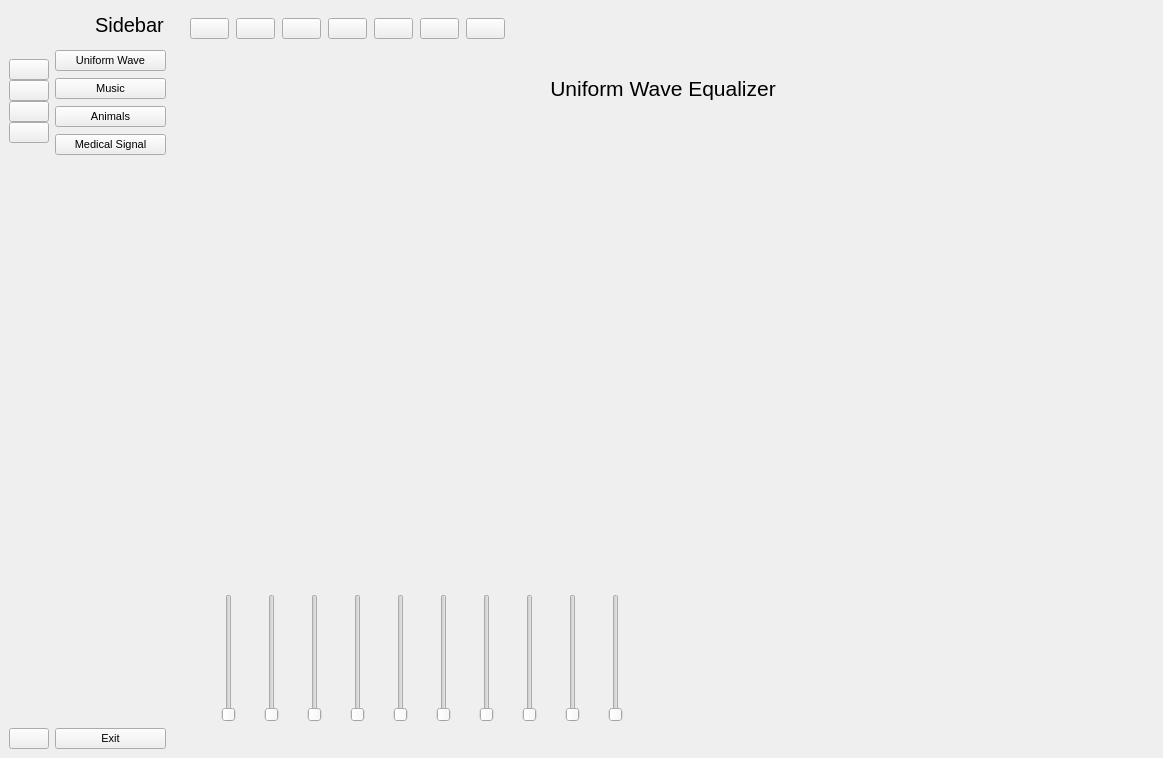
<?xml version="1.0" encoding="UTF-8"?>
<ui version="4.0">
 <class>MainWindow</class>
 <widget class="QMainWindow" name="MainWindow">
  <property name="geometry">
   <rect>
    <x>0</x>
    <y>0</y>
    <width>1163</width>
    <height>758</height>
   </rect>
  </property>
  <property name="font">
   <font>
    <pointsize>8</pointsize>
   </font>
  </property>
  <property name="windowTitle">
   <string>MainWindow</string>
  </property>
  <widget class="QWidget" name="centralwidget">
   <layout class="QGridLayout" name="gridLayout_2">
    <item row="0" column="1">
     <widget class="QWidget" name="full_menu" native="true">
      <property name="maximumSize">
       <size>
        <width>16777215</width>
        <height>16777215</height>
       </size>
      </property>
      <layout class="QVBoxLayout" name="verticalLayout_4">
       <property name="spacing">
        <number>10</number>
       </property>
       <property name="leftMargin">
        <number>0</number>
       </property>
       <property name="topMargin">
        <number>0</number>
       </property>
       <property name="rightMargin">
        <number>0</number>
       </property>
       <property name="bottomMargin">
        <number>0</number>
       </property>
       <item>
        <layout class="QHBoxLayout" name="horizontalLayout">
         <item>
          <widget class="QLabel" name="label_2">
           <property name="minimumSize">
            <size>
             <width>30</width>
             <height>30</height>
            </size>
           </property>
           <property name="maximumSize">
            <size>
             <width>30</width>
             <height>30</height>
            </size>
           </property>
           <property name="text">
            <string/>
           </property>
           <property name="pixmap">
            <pixmap>Icons/launchpad.png</pixmap>
           </property>
           <property name="scaledContents">
            <bool>true</bool>
           </property>
          </widget>
         </item>
         <item>
          <widget class="QLabel" name="label_3">
           <property name="minimumSize">
            <size>
             <width>71</width>
             <height>31</height>
            </size>
           </property>
           <property name="maximumSize">
            <size>
             <width>71</width>
             <height>31</height>
            </size>
           </property>
           <property name="font">
            <font>
             <family>Segoe UI</family>
             <pointsize>15</pointsize>
            </font>
           </property>
           <property name="text">
            <string>Sidebar</string>
           </property>
          </widget>
         </item>
        </layout>
       </item>
       <item>
        <layout class="QVBoxLayout" name="verticalLayout_2">
         <property name="spacing">
          <number>7</number>
         </property>
         <item>
          <widget class="QPushButton" name="uniformWave">
           <property name="text">
            <string>Uniform Wave</string>
           </property>
           <property name="icon">
            <iconset>
             <normaloff>Icons/wave.png</normaloff>
             <normalon>Icons/wave.png</normalon>Icons/wave.png</iconset>
           </property>
           <property name="iconSize">
            <size>
             <width>14</width>
             <height>14</height>
            </size>
           </property>
           <property name="checkable">
            <bool>true</bool>
           </property>
           <property name="autoExclusive">
            <bool>true</bool>
           </property>
          </widget>
         </item>
         <item>
          <widget class="QPushButton" name="music">
           <property name="text">
            <string>Music</string>
           </property>
           <property name="icon">
            <iconset>
             <normaloff>Icons/musical-note.png</normaloff>
             <normalon>Icons/musical-note.png</normalon>Icons/musical-note.png</iconset>
           </property>
           <property name="iconSize">
            <size>
             <width>14</width>
             <height>14</height>
            </size>
           </property>
           <property name="checkable">
            <bool>true</bool>
           </property>
           <property name="autoExclusive">
            <bool>true</bool>
           </property>
          </widget>
         </item>
         <item>
          <widget class="QPushButton" name="animals">
           <property name="text">
            <string>Animals</string>
           </property>
           <property name="icon">
            <iconset>
             <normaloff>Icons/lion.png</normaloff>
             <normalon>Icons/lion.png</normalon>Icons/lion.png</iconset>
           </property>
           <property name="iconSize">
            <size>
             <width>14</width>
             <height>14</height>
            </size>
           </property>
           <property name="checkable">
            <bool>true</bool>
           </property>
           <property name="autoExclusive">
            <bool>true</bool>
           </property>
          </widget>
         </item>
         <item>
          <widget class="QPushButton" name="medicalSignal">
           <property name="text">
            <string>Medical Signal</string>
           </property>
           <property name="icon">
            <iconset>
             <normaloff>Icons/cardiogram.png</normaloff>
             <normalon>Icons/cardiogram.png</normalon>Icons/cardiogram.png</iconset>
           </property>
           <property name="iconSize">
            <size>
             <width>14</width>
             <height>14</height>
            </size>
           </property>
           <property name="checkable">
            <bool>true</bool>
           </property>
          </widget>
         </item>
        </layout>
       </item>
       <item>
        <spacer name="verticalSpacer_2">
         <property name="orientation">
          <enum>Qt::Vertical</enum>
         </property>
         <property name="sizeType">
          <enum>QSizePolicy::Expanding</enum>
         </property>
         <property name="sizeHint" stdset="0">
          <size>
           <width>20</width>
           <height>536</height>
          </size>
         </property>
        </spacer>
       </item>
       <item>
        <widget class="QPushButton" name="exit">
         <property name="text">
          <string>Exit</string>
         </property>
         <property name="icon">
          <iconset>
           <normaloff>Icons/logout.png</normaloff>
           <normalon>Icons/logout.png</normalon>Icons/logout.png</iconset>
         </property>
         <property name="iconSize">
          <size>
           <width>14</width>
           <height>14</height>
          </size>
         </property>
        </widget>
       </item>
      </layout>
     </widget>
    </item>
    <item row="0" column="2">
     <widget class="QWidget" name="widget_3" native="true">
      <layout class="QGridLayout" name="gridLayout">
       <item row="0" column="0" alignment="Qt::AlignLeft|Qt::AlignTop">
        <widget class="QWidget" name="widget" native="true">
         <layout class="QHBoxLayout" name="horizontalLayout_4">
          <property name="topMargin">
           <number>0</number>
          </property>
          <item>
           <layout class="QHBoxLayout" name="horizontalLayout_3">
            <property name="spacing">
             <number>0</number>
            </property>
            <item>
             <widget class="QPushButton" name="sidebar">
              <property name="text">
               <string/>
              </property>
              <property name="icon">
               <iconset>
                <normaloff>Icons/menu.png</normaloff>
                <normalon>Icons/menu.png</normalon>Icons/menu.png</iconset>
              </property>
              <property name="iconSize">
               <size>
                <width>20</width>
                <height>20</height>
               </size>
              </property>
              <property name="checkable">
               <bool>true</bool>
              </property>
              <property name="autoExclusive">
               <bool>false</bool>
              </property>
             </widget>
            </item>
            <item>
             <spacer name="horizontalSpacer_3">
              <property name="orientation">
               <enum>Qt::Horizontal</enum>
              </property>
              <property name="sizeHint" stdset="0">
               <size>
                <width>7</width>
                <height>20</height>
               </size>
              </property>
             </spacer>
            </item>
            <item>
             <widget class="QPushButton" name="zoomIn">
              <property name="text">
               <string/>
              </property>
              <property name="icon">
               <iconset>
                <normaloff>Icons/magnifying-glass.png</normaloff>
                <normalon>Icons/magnifying-glass.png</normalon>Icons/magnifying-glass.png</iconset>
              </property>
              <property name="iconSize">
               <size>
                <width>20</width>
                <height>20</height>
               </size>
              </property>
             </widget>
            </item>
            <item>
             <spacer name="horizontalSpacer_4">
              <property name="orientation">
               <enum>Qt::Horizontal</enum>
              </property>
              <property name="sizeHint" stdset="0">
               <size>
                <width>7</width>
                <height>20</height>
               </size>
              </property>
             </spacer>
            </item>
            <item>
             <widget class="QPushButton" name="zoomOut">
              <property name="text">
               <string/>
              </property>
              <property name="icon">
               <iconset>
                <normaloff>Icons/magnifying-glass in.png</normaloff>
                <normalon>Icons/magnifying-glass in.png</normalon>Icons/magnifying-glass in.png</iconset>
              </property>
              <property name="iconSize">
               <size>
                <width>20</width>
                <height>20</height>
               </size>
              </property>
             </widget>
            </item>
            <item>
             <spacer name="horizontalSpacer_5">
              <property name="orientation">
               <enum>Qt::Horizontal</enum>
              </property>
              <property name="sizeHint" stdset="0">
               <size>
                <width>7</width>
                <height>20</height>
               </size>
              </property>
             </spacer>
            </item>
            <item>
             <widget class="QPushButton" name="playPauseSound">
              <property name="text">
               <string/>
              </property>
              <property name="icon">
               <iconset>
                <normaloff>Icons/button.png</normaloff>
                <normalon>Icons/button.png</normalon>Icons/button.png</iconset>
              </property>
              <property name="iconSize">
               <size>
                <width>20</width>
                <height>20</height>
               </size>
              </property>
             </widget>
            </item>
            <item>
             <spacer name="horizontalSpacer_6">
              <property name="orientation">
               <enum>Qt::Horizontal</enum>
              </property>
              <property name="sizeHint" stdset="0">
               <size>
                <width>7</width>
                <height>20</height>
               </size>
              </property>
             </spacer>
            </item>
            <item>
             <widget class="QPushButton" name="reset">
              <property name="text">
               <string/>
              </property>
              <property name="icon">
               <iconset>
                <normaloff>Icons/undo-arrow.png</normaloff>
                <normalon>Icons/undo-arrow.png</normalon>Icons/undo-arrow.png</iconset>
              </property>
              <property name="iconSize">
               <size>
                <width>20</width>
                <height>20</height>
               </size>
              </property>
             </widget>
            </item>
            <item>
             <spacer name="horizontalSpacer_7">
              <property name="orientation">
               <enum>Qt::Horizontal</enum>
              </property>
              <property name="sizeHint" stdset="0">
               <size>
                <width>7</width>
                <height>20</height>
               </size>
              </property>
             </spacer>
            </item>
            <item>
             <widget class="QPushButton" name="cineSpeed">
              <property name="text">
               <string/>
              </property>
              <property name="icon">
               <iconset>
                <normaloff>Icons/speedometer.png</normaloff>
                <normalon>Icons/speedometer.png</normalon>Icons/speedometer.png</iconset>
              </property>
              <property name="iconSize">
               <size>
                <width>20</width>
                <height>20</height>
               </size>
              </property>
             </widget>
            </item>
            <item>
             <spacer name="horizontalSpacer">
              <property name="orientation">
               <enum>Qt::Horizontal</enum>
              </property>
              <property name="sizeHint" stdset="0">
               <size>
                <width>7</width>
                <height>20</height>
               </size>
              </property>
             </spacer>
            </item>
            <item>
             <widget class="QPushButton" name="stop">
              <property name="text">
               <string/>
              </property>
              <property name="icon">
               <iconset>
                <normaloff>Icons/stop-button.png</normaloff>
                <normalon>Icons/stop-button.png</normalon>Icons/stop-button.png</iconset>
              </property>
              <property name="iconSize">
               <size>
                <width>20</width>
                <height>20</height>
               </size>
              </property>
             </widget>
            </item>
           </layout>
          </item>
         </layout>
        </widget>
       </item>
       <item row="1" column="0">
        <widget class="QStackedWidget" name="stackedWidget">
         <property name="font">
          <font>
           <family>Segoe UI</family>
           <pointsize>8</pointsize>
          </font>
         </property>
         <property name="currentIndex">
          <number>0</number>
         </property>
         <widget class="QWidget" name="page">
          <layout class="QGridLayout" name="gridLayout_3">
           <item row="4" column="0">
            <widget class="QWidget" name="widget_8" native="true">
             <property name="minimumSize">
              <size>
               <width>0</width>
               <height>146</height>
              </size>
             </property>
             <property name="maximumSize">
              <size>
               <width>16777215</width>
               <height>146</height>
              </size>
             </property>
             <layout class="QHBoxLayout" name="horizontalLayout_5">
              <item>
               <widget class="QSlider" name="verticalSlider">
                <property name="orientation">
                 <enum>Qt::Vertical</enum>
                </property>
               </widget>
              </item>
              <item>
               <widget class="QSlider" name="verticalSlider_2">
                <property name="orientation">
                 <enum>Qt::Vertical</enum>
                </property>
               </widget>
              </item>
              <item>
               <widget class="QSlider" name="verticalSlider_3">
                <property name="orientation">
                 <enum>Qt::Vertical</enum>
                </property>
               </widget>
              </item>
              <item>
               <widget class="QSlider" name="verticalSlider_4">
                <property name="orientation">
                 <enum>Qt::Vertical</enum>
                </property>
               </widget>
              </item>
              <item>
               <widget class="QSlider" name="verticalSlider_5">
                <property name="orientation">
                 <enum>Qt::Vertical</enum>
                </property>
               </widget>
              </item>
              <item>
               <widget class="QSlider" name="verticalSlider_6">
                <property name="orientation">
                 <enum>Qt::Vertical</enum>
                </property>
               </widget>
              </item>
              <item>
               <widget class="QSlider" name="verticalSlider_7">
                <property name="orientation">
                 <enum>Qt::Vertical</enum>
                </property>
               </widget>
              </item>
              <item>
               <widget class="QSlider" name="verticalSlider_8">
                <property name="orientation">
                 <enum>Qt::Vertical</enum>
                </property>
               </widget>
              </item>
              <item>
               <widget class="QSlider" name="verticalSlider_9">
                <property name="orientation">
                 <enum>Qt::Vertical</enum>
                </property>
               </widget>
              </item>
              <item>
               <widget class="QSlider" name="verticalSlider_10">
                <property name="orientation">
                 <enum>Qt::Vertical</enum>
                </property>
               </widget>
              </item>
             </layout>
            </widget>
           </item>
           <item row="1" column="0">
            <widget class="QWidget" name="widget_2" native="true">
             <property name="maximumSize">
              <size>
               <width>16777215</width>
               <height>16777215</height>
              </size>
             </property>
            </widget>
           </item>
           <item row="0" column="0" colspan="2">
            <widget class="QLabel" name="label_4">
             <property name="maximumSize">
              <size>
               <width>16777215</width>
               <height>50</height>
              </size>
             </property>
             <property name="font">
              <font>
               <family>Segoe UI</family>
               <pointsize>16</pointsize>
              </font>
             </property>
             <property name="text">
              <string>Uniform Wave Equalizer</string>
             </property>
             <property name="alignment">
              <set>Qt::AlignCenter</set>
             </property>
            </widget>
           </item>
           <item row="1" column="1">
            <widget class="QWidget" name="widget_4" native="true">
             <property name="maximumSize">
              <size>
               <width>16777215</width>
               <height>16777215</height>
              </size>
             </property>
            </widget>
           </item>
           <item row="3" column="0">
            <widget class="QWidget" name="widget_6" native="true">
             <property name="maximumSize">
              <size>
               <width>16777215</width>
               <height>16777215</height>
              </size>
             </property>
            </widget>
           </item>
           <item row="4" column="1">
            <widget class="QWidget" name="widget_9" native="true">
             <property name="maximumSize">
              <size>
               <width>16777215</width>
               <height>16777215</height>
              </size>
             </property>
            </widget>
           </item>
           <item row="3" column="1">
            <widget class="QWidget" name="widget_7" native="true">
             <property name="maximumSize">
              <size>
               <width>16777215</width>
               <height>16777215</height>
              </size>
             </property>
            </widget>
           </item>
           <item row="2" column="0" colspan="2">
            <widget class="QWidget" name="widget_5" native="true">
             <property name="maximumSize">
              <size>
               <width>16777215</width>
               <height>16777215</height>
              </size>
             </property>
            </widget>
           </item>
          </layout>
         </widget>
         <widget class="QWidget" name="page_2">
          <layout class="QGridLayout" name="gridLayout_4">
           <item row="1" column="0">
            <widget class="QWidget" name="widget_10" native="true">
             <property name="enabled">
              <bool>true</bool>
             </property>
            </widget>
           </item>
           <item row="1" column="1">
            <widget class="QWidget" name="widget_11" native="true"/>
           </item>
           <item row="2" column="0" colspan="2">
            <widget class="QWidget" name="widget_12" native="true"/>
           </item>
           <item row="3" column="0">
            <widget class="QWidget" name="widget_13" native="true"/>
           </item>
           <item row="3" column="1">
            <widget class="QWidget" name="widget_14" native="true"/>
           </item>
           <item row="4" column="0">
            <widget class="QWidget" name="widget_15" native="true">
             <property name="minimumSize">
              <size>
               <width>0</width>
               <height>146</height>
              </size>
             </property>
             <property name="maximumSize">
              <size>
               <width>16777215</width>
               <height>146</height>
              </size>
             </property>
             <property name="font">
              <font>
               <family>Segoe UI</family>
               <pointsize>9</pointsize>
              </font>
             </property>
             <layout class="QHBoxLayout" name="horizontalLayout_6">
              <item>
               <widget class="QSlider" name="verticalSlider_11">
                <property name="orientation">
                 <enum>Qt::Vertical</enum>
                </property>
               </widget>
              </item>
              <item>
               <widget class="QSlider" name="verticalSlider_12">
                <property name="orientation">
                 <enum>Qt::Vertical</enum>
                </property>
               </widget>
              </item>
              <item>
               <widget class="QSlider" name="verticalSlider_13">
                <property name="orientation">
                 <enum>Qt::Vertical</enum>
                </property>
               </widget>
              </item>
              <item>
               <widget class="QSlider" name="verticalSlider_14">
                <property name="orientation">
                 <enum>Qt::Vertical</enum>
                </property>
               </widget>
              </item>
             </layout>
            </widget>
           </item>
           <item row="4" column="1">
            <widget class="QWidget" name="widget_16" native="true"/>
           </item>
           <item row="0" column="0" colspan="2">
            <widget class="QLabel" name="label_5">
             <property name="maximumSize">
              <size>
               <width>16777215</width>
               <height>50</height>
              </size>
             </property>
             <property name="font">
              <font>
               <family>Segoe UI</family>
               <pointsize>16</pointsize>
              </font>
             </property>
             <property name="text">
              <string>Music Equalizer</string>
             </property>
             <property name="alignment">
              <set>Qt::AlignCenter</set>
             </property>
            </widget>
           </item>
          </layout>
         </widget>
         <widget class="QWidget" name="page_3">
          <layout class="QGridLayout" name="gridLayout_5">
           <item row="1" column="1">
            <widget class="QWidget" name="widget_27" native="true">
             <property name="maximumSize">
              <size>
               <width>16777215</width>
               <height>16777215</height>
              </size>
             </property>
            </widget>
           </item>
           <item row="4" column="1">
            <widget class="QWidget" name="widget_23" native="true"/>
           </item>
           <item row="1" column="0">
            <widget class="QWidget" name="widget_25" native="true"/>
           </item>
           <item row="3" column="0">
            <widget class="QWidget" name="widget_24" native="true"/>
           </item>
           <item row="4" column="0">
            <widget class="QWidget" name="widget_22" native="true">
             <property name="minimumSize">
              <size>
               <width>0</width>
               <height>146</height>
              </size>
             </property>
             <property name="maximumSize">
              <size>
               <width>16777215</width>
               <height>146</height>
              </size>
             </property>
             <property name="font">
              <font>
               <family>Segoe UI</family>
               <pointsize>8</pointsize>
              </font>
             </property>
             <layout class="QHBoxLayout" name="horizontalLayout_7">
              <item>
               <widget class="QSlider" name="verticalSlider_15">
                <property name="orientation">
                 <enum>Qt::Vertical</enum>
                </property>
               </widget>
              </item>
              <item>
               <widget class="QSlider" name="verticalSlider_16">
                <property name="orientation">
                 <enum>Qt::Vertical</enum>
                </property>
               </widget>
              </item>
              <item>
               <widget class="QSlider" name="verticalSlider_17">
                <property name="orientation">
                 <enum>Qt::Vertical</enum>
                </property>
               </widget>
              </item>
              <item>
               <widget class="QSlider" name="verticalSlider_18">
                <property name="orientation">
                 <enum>Qt::Vertical</enum>
                </property>
               </widget>
              </item>
             </layout>
            </widget>
           </item>
           <item row="0" column="0" colspan="2">
            <widget class="QLabel" name="label_6">
             <property name="maximumSize">
              <size>
               <width>16777215</width>
               <height>50</height>
              </size>
             </property>
             <property name="font">
              <font>
               <family>Segoe UI</family>
               <pointsize>16</pointsize>
              </font>
             </property>
             <property name="text">
              <string>Animals Equalizer</string>
             </property>
             <property name="alignment">
              <set>Qt::AlignCenter</set>
             </property>
            </widget>
           </item>
           <item row="2" column="0" colspan="2">
            <widget class="QWidget" name="widget_19" native="true"/>
           </item>
           <item row="3" column="1">
            <widget class="QWidget" name="widget_26" native="true"/>
           </item>
          </layout>
         </widget>
         <widget class="QWidget" name="page_4">
          <layout class="QGridLayout" name="gridLayout_6">
           <item row="1" column="0">
            <widget class="QWidget" name="widget_17" native="true"/>
           </item>
           <item row="1" column="1">
            <widget class="QWidget" name="widget_18" native="true">
             <property name="minimumSize">
              <size>
               <width>0</width>
               <height>0</height>
              </size>
             </property>
             <property name="maximumSize">
              <size>
               <width>16777215</width>
               <height>16777215</height>
              </size>
             </property>
            </widget>
           </item>
           <item row="2" column="0" colspan="2">
            <widget class="QWidget" name="widget_20" native="true"/>
           </item>
           <item row="3" column="0">
            <widget class="QWidget" name="widget_21" native="true"/>
           </item>
           <item row="3" column="1">
            <widget class="QWidget" name="widget_28" native="true"/>
           </item>
           <item row="4" column="0">
            <widget class="QWidget" name="widget_29" native="true">
             <property name="minimumSize">
              <size>
               <width>0</width>
               <height>146</height>
              </size>
             </property>
             <property name="maximumSize">
              <size>
               <width>16777215</width>
               <height>146</height>
              </size>
             </property>
             <layout class="QHBoxLayout" name="horizontalLayout_8">
              <item>
               <widget class="QSlider" name="verticalSlider_19">
                <property name="orientation">
                 <enum>Qt::Vertical</enum>
                </property>
               </widget>
              </item>
              <item>
               <widget class="QSlider" name="verticalSlider_20">
                <property name="orientation">
                 <enum>Qt::Vertical</enum>
                </property>
               </widget>
              </item>
              <item>
               <widget class="QSlider" name="verticalSlider_21">
                <property name="orientation">
                 <enum>Qt::Vertical</enum>
                </property>
               </widget>
              </item>
              <item>
               <widget class="QSlider" name="verticalSlider_22">
                <property name="orientation">
                 <enum>Qt::Vertical</enum>
                </property>
               </widget>
              </item>
             </layout>
            </widget>
           </item>
           <item row="4" column="1">
            <widget class="QWidget" name="widget_30" native="true"/>
           </item>
           <item row="0" column="0" colspan="2">
            <widget class="QLabel" name="label_7">
             <property name="maximumSize">
              <size>
               <width>16777215</width>
               <height>50</height>
              </size>
             </property>
             <property name="font">
              <font>
               <family>Segoe UI</family>
               <pointsize>16</pointsize>
              </font>
             </property>
             <property name="text">
              <string>Medical Signal Equalizer</string>
             </property>
             <property name="alignment">
              <set>Qt::AlignCenter</set>
             </property>
            </widget>
           </item>
          </layout>
         </widget>
        </widget>
       </item>
      </layout>
     </widget>
    </item>
    <item row="0" column="0">
     <widget class="QWidget" name="icon_only" native="true">
      <layout class="QVBoxLayout" name="verticalLayout_3">
       <property name="spacing">
        <number>10</number>
       </property>
       <property name="leftMargin">
        <number>0</number>
       </property>
       <property name="topMargin">
        <number>0</number>
       </property>
       <property name="rightMargin">
        <number>0</number>
       </property>
       <property name="bottomMargin">
        <number>0</number>
       </property>
       <item>
        <layout class="QHBoxLayout" name="horizontalLayout_2">
         <item>
          <widget class="QLabel" name="label">
           <property name="minimumSize">
            <size>
             <width>40</width>
             <height>40</height>
            </size>
           </property>
           <property name="maximumSize">
            <size>
             <width>40</width>
             <height>40</height>
            </size>
           </property>
           <property name="text">
            <string/>
           </property>
           <property name="pixmap">
            <pixmap>Icons/launchpad.png</pixmap>
           </property>
           <property name="scaledContents">
            <bool>true</bool>
           </property>
          </widget>
         </item>
        </layout>
       </item>
       <item>
        <layout class="QVBoxLayout" name="verticalLayout">
         <property name="spacing">
          <number>0</number>
         </property>
         <item>
          <widget class="QPushButton" name="uniformWave2">
           <property name="text">
            <string/>
           </property>
           <property name="icon">
            <iconset>
             <normaloff>Icons/wave.png</normaloff>
             <normalon>Icons/wave.png</normalon>Icons/wave.png</iconset>
           </property>
           <property name="iconSize">
            <size>
             <width>20</width>
             <height>20</height>
            </size>
           </property>
           <property name="checkable">
            <bool>true</bool>
           </property>
           <property name="autoExclusive">
            <bool>true</bool>
           </property>
          </widget>
         </item>
         <item>
          <widget class="QPushButton" name="music2">
           <property name="text">
            <string/>
           </property>
           <property name="icon">
            <iconset>
             <normaloff>Icons/musical-note.png</normaloff>
             <normalon>Icons/musical-note.png</normalon>Icons/musical-note.png</iconset>
           </property>
           <property name="iconSize">
            <size>
             <width>20</width>
             <height>20</height>
            </size>
           </property>
           <property name="checkable">
            <bool>true</bool>
           </property>
           <property name="autoExclusive">
            <bool>true</bool>
           </property>
          </widget>
         </item>
         <item>
          <widget class="QPushButton" name="animals2">
           <property name="text">
            <string/>
           </property>
           <property name="icon">
            <iconset>
             <normaloff>Icons/lion.png</normaloff>
             <normalon>Icons/lion.png</normalon>Icons/lion.png</iconset>
           </property>
           <property name="iconSize">
            <size>
             <width>20</width>
             <height>20</height>
            </size>
           </property>
           <property name="checkable">
            <bool>true</bool>
           </property>
          </widget>
         </item>
         <item>
          <widget class="QPushButton" name="medicalSignal2">
           <property name="text">
            <string/>
           </property>
           <property name="icon">
            <iconset>
             <normaloff>Icons/cardiogram.png</normaloff>
             <normalon>Icons/cardiogram.png</normalon>Icons/cardiogram.png</iconset>
           </property>
           <property name="iconSize">
            <size>
             <width>20</width>
             <height>20</height>
            </size>
           </property>
           <property name="checkable">
            <bool>true</bool>
           </property>
           <property name="autoExclusive">
            <bool>true</bool>
           </property>
          </widget>
         </item>
        </layout>
       </item>
       <item>
        <spacer name="verticalSpacer">
         <property name="orientation">
          <enum>Qt::Vertical</enum>
         </property>
         <property name="sizeHint" stdset="0">
          <size>
           <width>20</width>
           <height>523</height>
          </size>
         </property>
        </spacer>
       </item>
       <item>
        <widget class="QPushButton" name="exit2">
         <property name="text">
          <string/>
         </property>
         <property name="icon">
          <iconset>
           <normaloff>Icons/logout.png</normaloff>
           <normalon>Icons/logout.png</normalon>Icons/logout.png</iconset>
         </property>
         <property name="iconSize">
          <size>
           <width>20</width>
           <height>20</height>
          </size>
         </property>
        </widget>
       </item>
      </layout>
     </widget>
    </item>
   </layout>
  </widget>
 </widget>
 <resources>
  <include location="resource.qrc"/>
 </resources>
 <connections>
  <connection>
   <sender>sidebar</sender>
   <signal>toggled(bool)</signal>
   <receiver>icon_only</receiver>
   <slot>setVisible(bool)</slot>
   <hints>
    <hint type="sourcelabel">
     <x>222</x>
     <y>46</y>
    </hint>
    <hint type="destinationlabel">
     <x>43</x>
     <y>247</y>
    </hint>
   </hints>
  </connection>
  <connection>
   <sender>sidebar</sender>
   <signal>toggled(bool)</signal>
   <receiver>full_menu</receiver>
   <slot>setHidden(bool)</slot>
   <hints>
    <hint type="sourcelabel">
     <x>219</x>
     <y>41</y>
    </hint>
    <hint type="destinationlabel">
     <x>158</x>
     <y>242</y>
    </hint>
   </hints>
  </connection>
  <connection>
   <sender>uniformWave2</sender>
   <signal>toggled(bool)</signal>
   <receiver>uniformWave</receiver>
   <slot>setChecked(bool)</slot>
   <hints>
    <hint type="sourcelabel">
     <x>42</x>
     <y>79</y>
    </hint>
    <hint type="destinationlabel">
     <x>73</x>
     <y>59</y>
    </hint>
   </hints>
  </connection>
  <connection>
   <sender>animals2</sender>
   <signal>toggled(bool)</signal>
   <receiver>animals</receiver>
   <slot>setChecked(bool)</slot>
   <hints>
    <hint type="sourcelabel">
     <x>26</x>
     <y>129</y>
    </hint>
    <hint type="destinationlabel">
     <x>64</x>
     <y>119</y>
    </hint>
   </hints>
  </connection>
  <connection>
   <sender>medicalSignal2</sender>
   <signal>toggled(bool)</signal>
   <receiver>medicalSignal</receiver>
   <slot>setChecked(bool)</slot>
   <hints>
    <hint type="sourcelabel">
     <x>42</x>
     <y>156</y>
    </hint>
    <hint type="destinationlabel">
     <x>61</x>
     <y>149</y>
    </hint>
   </hints>
  </connection>
  <connection>
   <sender>uniformWave</sender>
   <signal>toggled(bool)</signal>
   <receiver>uniformWave2</receiver>
   <slot>setChecked(bool)</slot>
   <hints>
    <hint type="sourcelabel">
     <x>76</x>
     <y>66</y>
    </hint>
    <hint type="destinationlabel">
     <x>43</x>
     <y>78</y>
    </hint>
   </hints>
  </connection>
  <connection>
   <sender>music</sender>
   <signal>toggled(bool)</signal>
   <receiver>music2</receiver>
   <slot>setChecked(bool)</slot>
   <hints>
    <hint type="sourcelabel">
     <x>73</x>
     <y>90</y>
    </hint>
    <hint type="destinationlabel">
     <x>42</x>
     <y>103</y>
    </hint>
   </hints>
  </connection>
  <connection>
   <sender>animals</sender>
   <signal>toggled(bool)</signal>
   <receiver>animals2</receiver>
   <slot>setChecked(bool)</slot>
   <hints>
    <hint type="sourcelabel">
     <x>84</x>
     <y>122</y>
    </hint>
    <hint type="destinationlabel">
     <x>45</x>
     <y>132</y>
    </hint>
   </hints>
  </connection>
  <connection>
   <sender>medicalSignal</sender>
   <signal>toggled(bool)</signal>
   <receiver>medicalSignal2</receiver>
   <slot>setChecked(bool)</slot>
   <hints>
    <hint type="sourcelabel">
     <x>71</x>
     <y>149</y>
    </hint>
    <hint type="destinationlabel">
     <x>46</x>
     <y>160</y>
    </hint>
   </hints>
  </connection>
  <connection>
   <sender>music2</sender>
   <signal>toggled(bool)</signal>
   <receiver>music</receiver>
   <slot>setChecked(bool)</slot>
   <hints>
    <hint type="sourcelabel">
     <x>35</x>
     <y>105</y>
    </hint>
    <hint type="destinationlabel">
     <x>64</x>
     <y>89</y>
    </hint>
   </hints>
  </connection>
  <connection>
   <sender>exit</sender>
   <signal>clicked()</signal>
   <receiver>MainWindow</receiver>
   <slot>close()</slot>
   <hints>
    <hint type="sourcelabel">
     <x>126</x>
     <y>742</y>
    </hint>
    <hint type="destinationlabel">
     <x>159</x>
     <y>733</y>
    </hint>
   </hints>
  </connection>
  <connection>
   <sender>exit2</sender>
   <signal>clicked()</signal>
   <receiver>MainWindow</receiver>
   <slot>close()</slot>
   <hints>
    <hint type="sourcelabel">
     <x>33</x>
     <y>739</y>
    </hint>
    <hint type="destinationlabel">
     <x>45</x>
     <y>734</y>
    </hint>
   </hints>
  </connection>
 </connections>
</ui>
